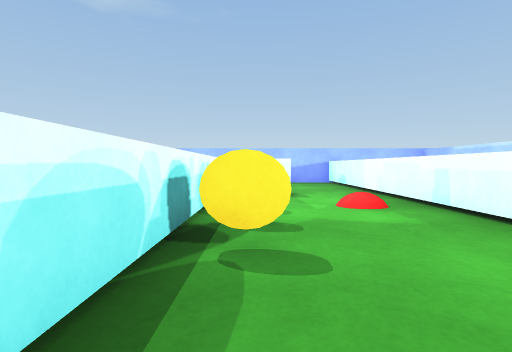
[1] (above)

15 first-person views from a walk through a 3-D level made in the Unity game engine. The camera is 0.43 m above the floor, tilts 2° down and sees 80° across. The floor is counted in squares, 0.5 m on a side. Each view is taken from the middle of a square. On the plan, view 1 faces up. The plan holds only what a view shows up to about 11 squares ahead; the rest is blank. The player is left out. Surface patterns are stand-ins for the level's own textures.

[2]
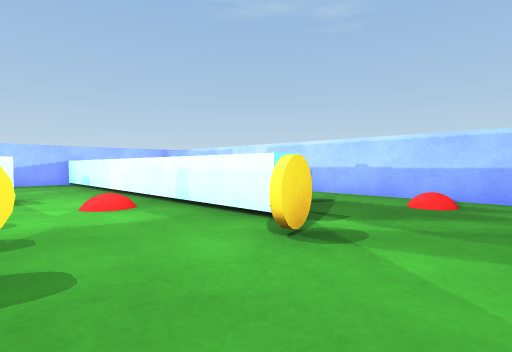

[3]
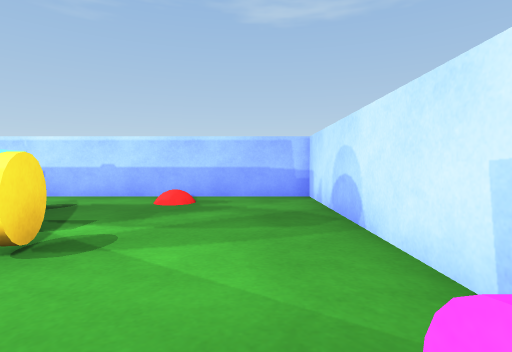

[4]
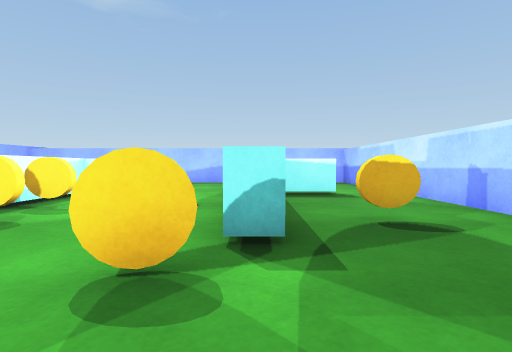

[5]
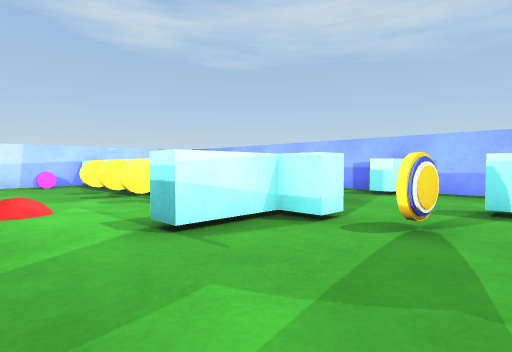

[6]
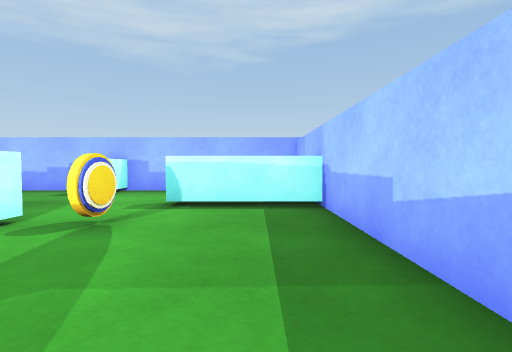

[7]
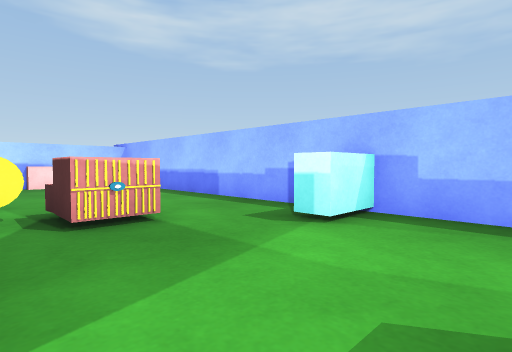

[8]
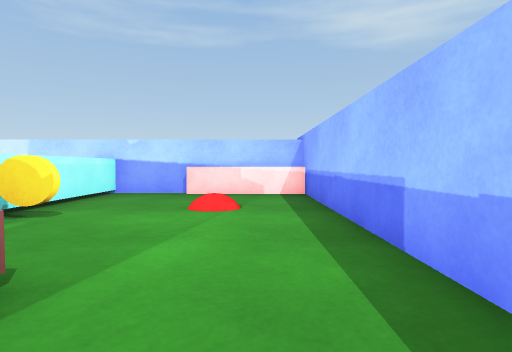

[9]
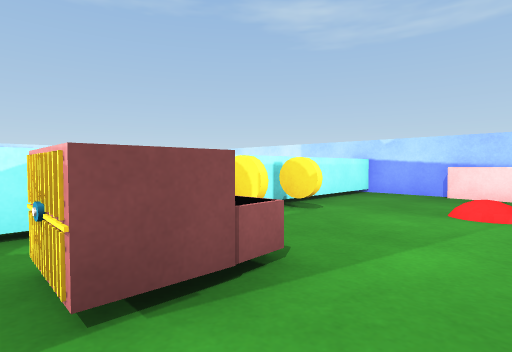

[10]
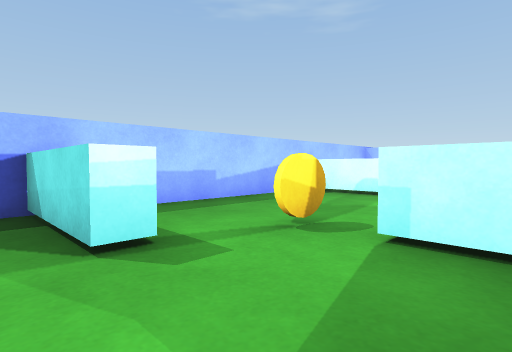

[11]
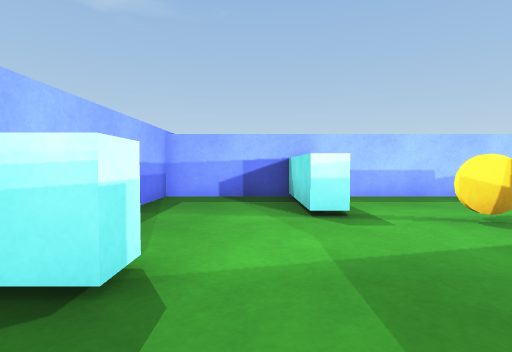

[12]
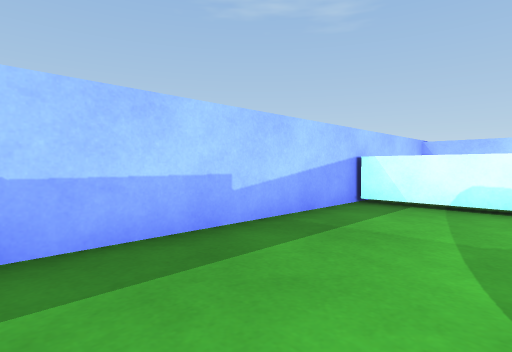

[13]
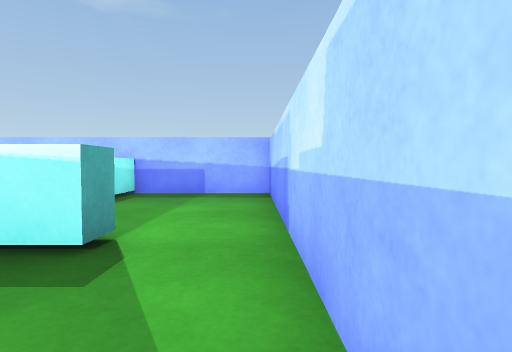

[14]
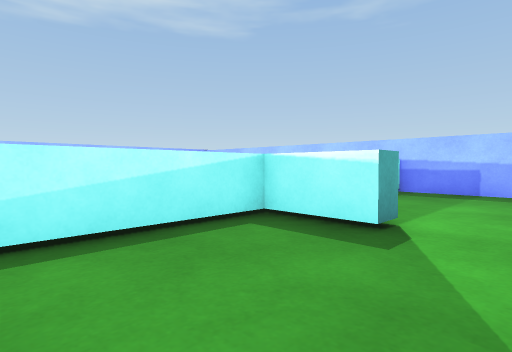

[15]
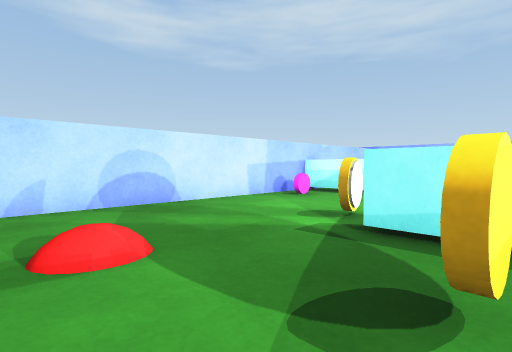

### Floor plan
Key: @ floor where view 1 was taken; # wall or solid block; . floor; ^ raised ledge; B red ball; I disc; C coin; O other object.
Columns run from 8 left of view 1 to 9 right of it. Each row starts with its distance up from view 1.
 16 ##################
 15 #...^.......^....#
 14 #...^.......^....#
 13 #...^.......^....#
 12 #...^..C....^....#
 11 #...........^....#
 10 #......^....^....#
  9 #^^....^^^..^^^..#
  8 #......^....^....#
  7 #....O.^..B.^....#
  6 #...O.I^I.B.^....#
  5 #.....I^I...^.I..#
  4 #......^....^....#
  3 #.....I^I...^....#
  2 #..B...^...O...B.#
  1 #......^.........#
  0 #......^@........#
 -1 ##....^^.I.......#
 -2 ##################

Where each view was taken, in squares from view 1:
view 1: 0 up, 0 right, facing up
view 2: 0 up, 0 right, facing up-right
view 3: 0 up, 0 right, facing right
view 4: 0 up, 4 right, facing up
view 5: 13 up, 3 right, facing down-left
view 6: 14 up, 3 right, facing left
view 7: 12 up, 2 left, facing down-left
view 8: 8 up, 6 left, facing down
view 9: 8 up, 6 left, facing down-right
view 10: 9 up, 5 left, facing up-right
view 11: 7 up, 5 left, facing up
view 12: 12 up, 3 left, facing up-right
view 13: 6 up, 8 right, facing up
view 14: 5 up, 8 right, facing up-left
view 15: 5 up, 8 right, facing down-left
